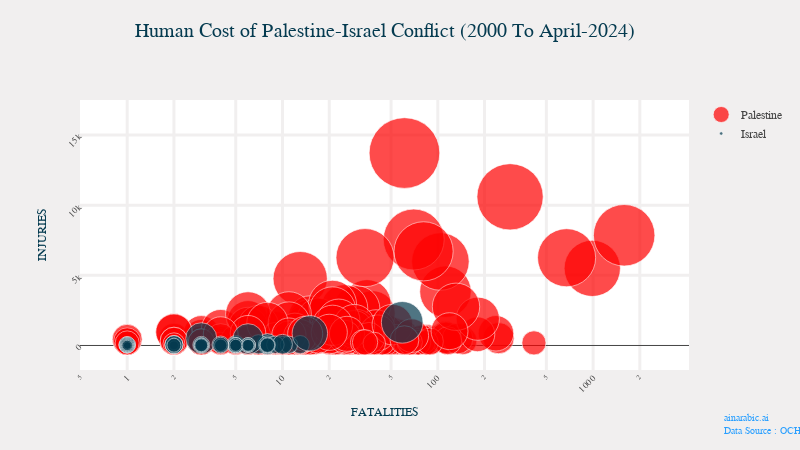

The notebook cell saved with this chart:
### Markdown cell above
### **Bubbles Chart**

### Code cell
bubble = Bubbles(xls_df)
bubble.show()

### Figure 1 — Plotly figure (JSON) as saved in the notebook; plotly's stock layout.template omitted (floating-point values rounded to 4 significant figures; data arrays with more than 128 entries replaced by an {"elided": "..."} marker saying what was removed)
{"data": [{"marker": {"color": "#FE0000", "line": {"width": 0.7}, "size": {"elided": "292 float values"}, "sizemode": "area", "sizeref": 0.04685}, "mode": "markers", "name": "Palestine", "text": {"elided": "292 str values"}, "type": "scatter", "x": {"elided": "292 int values"}, "y": {"elided": "292 int values"}}, {"marker": {"color": "#053B50", "line": {"width": 0.7}, "size": {"elided": "292 float values"}, "sizemode": "area", "sizeref": 0.04685}, "mode": "markers", "name": "Israel", "text": {"elided": "292 str values"}, "type": "scatter", "x": {"elided": "292 int values"}, "y": {"elided": "292 int values"}}], "layout": {"annotations": [{"align": "left", "font": {"color": "#279EFF", "size": 10}, "showarrow": false, "text": "ainarabic.ai<br>Data Source : OCHA", "x": 1.2, "xref": "paper", "y": -0.25, "yref": "paper"}, {"align": "center", "font": {"color": "#053B50", "family": "bold", "size": 20}, "showarrow": false, "text": "Human Cost of Palestine-Israel Conflict (2000 To April-2024)", "x": 0.5, "xref": "paper", "y": 1.3, "yref": "paper"}], "height": 450, "paper_bgcolor": "#F1EFEF", "plot_bgcolor": "white", "width": 800, "xaxis": {"gridcolor": "#F1EFEF", "gridwidth": 3, "showline": false, "tickangle": -45, "tickfont": {"size": 9}, "title": {"font": {"color": "#053B50", "family": "bold", "size": 12}, "text": "FATALITIES"}, "type": "log"}, "yaxis": {"gridcolor": "#F1EFEF", "gridwidth": 3, "tickangle": -45, "tickfont": {"size": 9}, "title": {"font": {"color": "#053B50", "family": "bold", "size": 12}, "text": "INJURIES"}}}}
